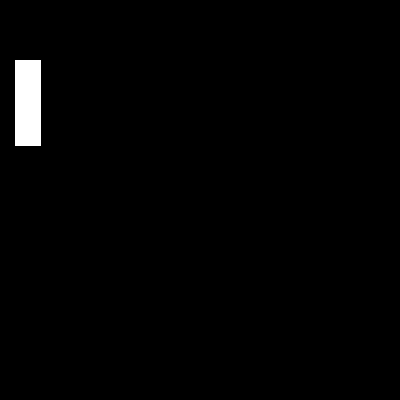
Frame 1 (no input)
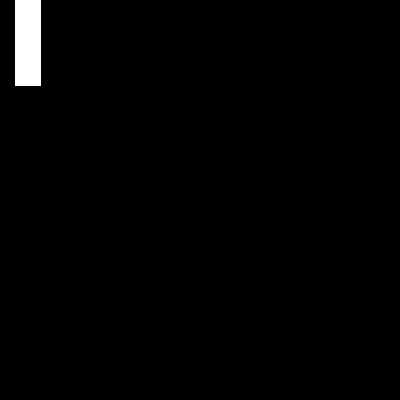
Frame 60 (the mouse pressed at the canvas centre just before this capture)
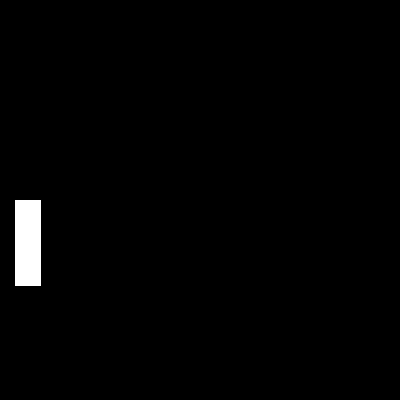
Frame 120 (the mouse held since frame 60 and released just before this capture)

The Processing sketch that drew these frames (run headless with seeded random() and noise(); from frame 60 on, the mouse is pressed at the canvas centre):

// Processing sketch: PongAdv
// ── PongAdv.pde
Ball ball;
Paddle paddle;

/*The working code is in Pong; there's working versions of the classes, etc. 
Try to do this assignment without peaking, but if you get stuck, go reference that
*/

void setup(){
  size(400, 400);
  paddle = new Paddle(15, 60);
  //instantiate a ball here

}

void draw(){
  fill(255);
  stroke(255);
  background(0);
  
  //Uncomment these once you've finish instantiating your class to debug these functions
//  ball.display();
//  ball.update();
  
  paddle.display();
  paddle.update();
  

}

// ── Ball.pde
class Ball{
  //Implement a constructor here 
  
 void update(){
  //implement this
 }
 
 void display(){
   //implement this
 }
}

// ── Paddle.pde
class Paddle{
  float x, y;
  Paddle(float _x, float _y){
    x = _x;
    y = _y;
  }
  
  void update(){
    y = (mouseY);
  }
 
  
  void display(){
    rect(x, y, 25, 85);
  }
  
}
